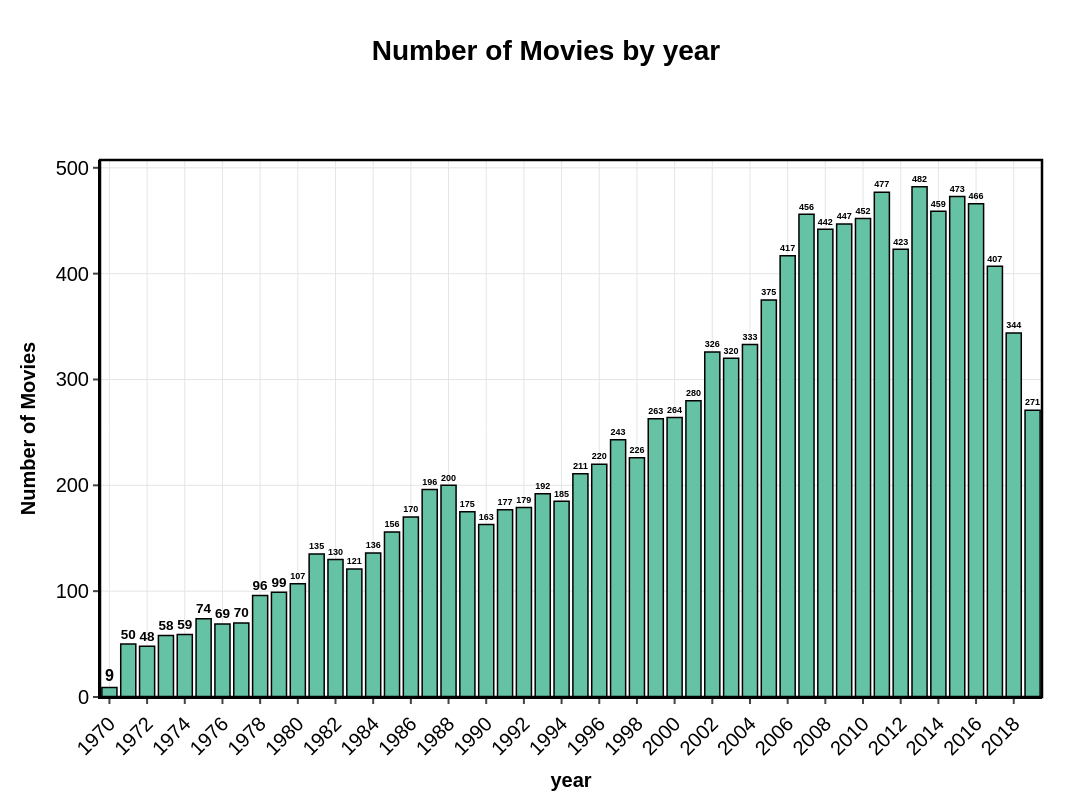

Notebook cell for this chart:
### Code cell
plot_and_export_categorical_distribution(movie, "year", "year", 0, False, True, "charts", True, True, filename_prefix='step_2')

### Figure 1 — Plotly figure (JSON) as saved in the notebook; plotly's stock layout.template omitted (floating-point values rounded to 4 significant figures)
{"data": [{"alignmentgroup": "True", "hovertemplate": "grouped=%{x}<br>total=%{text}<extra></extra>", "legendgroup": "1970", "marker": {"color": "#66C2A5", "line": {"color": "#000000", "width": 1.5}, "pattern": {"shape": ""}}, "name": "1970", "offsetgroup": "1970", "orientation": "v", "showlegend": true, "text": [9], "textangle": 0, "textfont": {"color": "#000000", "size": 16}, "textposition": "outside", "texttemplate": "<b>%{text:.0f}</b>", "type": "bar", "x": ["1970"], "xaxis": "x", "y": [9], "yaxis": "y"}, {"alignmentgroup": "True", "hovertemplate": "grouped=%{x}<br>total=%{text}<extra></extra>", "legendgroup": "1971", "marker": {"color": "#66C2A5", "line": {"color": "#000000", "width": 1.5}, "pattern": {"shape": ""}}, "name": "1971", "offsetgroup": "1971", "orientation": "v", "showlegend": true, "text": [50], "textangle": 0, "textfont": {"color": "#000000", "size": 16}, "textposition": "outside", "texttemplate": "<b>%{text:.0f}</b>", "type": "bar", "x": ["1971"], "xaxis": "x", "y": [50], "yaxis": "y"}, {"alignmentgroup": "True", "hovertemplate": "grouped=%{x}<br>total=%{text}<extra></extra>", "legendgroup": "1972", "marker": {"color": "#66C2A5", "line": {"color": "#000000", "width": 1.5}, "pattern": {"shape": ""}}, "name": "1972", "offsetgroup": "1972", "orientation": "v", "showlegend": true, "text": [48], "textangle": 0, "textfont": {"color": "#000000", "size": 16}, "textposition": "outside", "texttemplate": "<b>%{text:.0f}</b>", "type": "bar", "x": ["1972"], "xaxis": "x", "y": [48], "yaxis": "y"}, {"alignmentgroup": "True", "hovertemplate": "grouped=%{x}<br>total=%{text}<extra></extra>", "legendgroup": "1973", "marker": {"color": "#66C2A5", "line": {"color": "#000000", "width": 1.5}, "pattern": {"shape": ""}}, "name": "1973", "offsetgroup": "1973", "orientation": "v", "showlegend": true, "text": [58], "textangle": 0, "textfont": {"color": "#000000", "size": 16}, "textposition": "outside", "texttemplate": "<b>%{text:.0f}</b>", "type": "bar", "x": ["1973"], "xaxis": "x", "y": [58], "yaxis": "y"}, {"alignmentgroup": "True", "hovertemplate": "grouped=%{x}<br>total=%{text}<extra></extra>", "legendgroup": "1974", "marker": {"color": "#66C2A5", "line": {"color": "#000000", "width": 1.5}, "pattern": {"shape": ""}}, "name": "1974", "offsetgroup": "1974", "orientation": "v", "showlegend": true, "text": [59], "textangle": 0, "textfont": {"color": "#000000", "size": 16}, "textposition": "outside", "texttemplate": "<b>%{text:.0f}</b>", "type": "bar", "x": ["1974"], "xaxis": "x", "y": [59], "yaxis": "y"}, {"alignmentgroup": "True", "hovertemplate": "grouped=%{x}<br>total=%{text}<extra></extra>", "legendgroup": "1975", "marker": {"color": "#66C2A5", "line": {"color": "#000000", "width": 1.5}, "pattern": {"shape": ""}}, "name": "1975", "offsetgroup": "1975", "orientation": "v", "showlegend": true, "text": [74], "textangle": 0, "textfont": {"color": "#000000", "size": 16}, "textposition": "outside", "texttemplate": "<b>%{text:.0f}</b>", "type": "bar", "x": ["1975"], "xaxis": "x", "y": [74], "yaxis": "y"}, {"alignmentgroup": "True", "hovertemplate": "grouped=%{x}<br>total=%{text}<extra></extra>", "legendgroup": "1976", "marker": {"color": "#66C2A5", "line": {"color": "#000000", "width": 1.5}, "pattern": {"shape": ""}}, "name": "1976", "offsetgroup": "1976", "orientation": "v", "showlegend": true, "text": [69], "textangle": 0, "textfont": {"color": "#000000", "size": 16}, "textposition": "outside", "texttemplate": "<b>%{text:.0f}</b>", "type": "bar", "x": ["1976"], "xaxis": "x", "y": [69], "yaxis": "y"}, {"alignmentgroup": "True", "hovertemplate": "grouped=%{x}<br>total=%{text}<extra></extra>", "legendgroup": "1977", "marker": {"color": "#66C2A5", "line": {"color": "#000000", "width": 1.5}, "pattern": {"shape": ""}}, "name": "1977", "offsetgroup": "1977", "orientation": "v", "showlegend": true, "text": [70], "textangle": 0, "textfont": {"color": "#000000", "size": 16}, "textposition": "outside", "texttemplate": "<b>%{text:.0f}</b>", "type": "bar", "x": ["1977"], "xaxis": "x", "y": [70], "yaxis": "y"}, {"alignmentgroup": "True", "hovertemplate": "grouped=%{x}<br>total=%{text}<extra></extra>", "legendgroup": "1978", "marker": {"color": "#66C2A5", "line": {"color": "#000000", "width": 1.5}, "pattern": {"shape": ""}}, "name": "1978", "offsetgroup": "1978", "orientation": "v", "showlegend": true, "text": [96], "textangle": 0, "textfont": {"color": "#000000", "size": 16}, "textposition": "outside", "texttemplate": "<b>%{text:.0f}</b>", "type": "bar", "x": ["1978"], "xaxis": "x", "y": [96], "yaxis": "y"}, {"alignmentgroup": "True", "hovertemplate": "grouped=%{x}<br>total=%{text}<extra></extra>", "legendgroup": "1979", "marker": {"color": "#66C2A5", "line": {"color": "#000000", "width": 1.5}, "pattern": {"shape": ""}}, "name": "1979", "offsetgroup": "1979", "orientation": "v", "showlegend": true, "text": [99], "textangle": 0, "textfont": {"color": "#000000", "size": 16}, "textposition": "outside", "texttemplate": "<b>%{text:.0f}</b>", "type": "bar", "x": ["1979"], "xaxis": "x", "y": [99], "yaxis": "y"}, {"alignmentgroup": "True", "hovertemplate": "grouped=%{x}<br>total=%{text}<extra></extra>", "legendgroup": "1980", "marker": {"color": "#66C2A5", "line": {"color": "#000000", "width": 1.5}, "pattern": {"shape": ""}}, "name": "1980", "offsetgroup": "1980", "orientation": "v", "showlegend": true, "text": [107], "textangle": 0, "textfont": {"color": "#000000", "size": 16}, "textposition": "outside", "texttemplate": "<b>%{text:.0f}</b>", "type": "bar", "x": ["1980"], "xaxis": "x", "y": [107], "yaxis": "y"}, {"alignmentgroup": "True", "hovertemplate": "grouped=%{x}<br>total=%{text}<extra></extra>", "legendgroup": "1981", "marker": {"color": "#66C2A5", "line": {"color": "#000000", "width": 1.5}, "pattern": {"shape": ""}}, "name": "1981", "offsetgroup": "1981", "orientation": "v", "showlegend": true, "text": [135], "textangle": 0, "textfont": {"color": "#000000", "size": 16}, "textposition": "outside", "texttemplate": "<b>%{text:.0f}</b>", "type": "bar", "x": ["1981"], "xaxis": "x", "y": [135], "yaxis": "y"}, {"alignmentgroup": "True", "hovertemplate": "grouped=%{x}<br>total=%{text}<extra></extra>", "legendgroup": "1982", "marker": {"color": "#66C2A5", "line": {"color": "#000000", "width": 1.5}, "pattern": {"shape": ""}}, "name": "1982", "offsetgroup": "1982", "orientation": "v", "showlegend": true, "text": [130], "textangle": 0, "textfont": {"color": "#000000", "size": 16}, "textposition": "outside", "texttemplate": "<b>%{text:.0f}</b>", "type": "bar", "x": ["1982"], "xaxis": "x", "y": [130], "yaxis": "y"}, {"alignmentgroup": "True", "hovertemplate": "grouped=%{x}<br>total=%{text}<extra></extra>", "legendgroup": "1983", "marker": {"color": "#66C2A5", "line": {"color": "#000000", "width": 1.5}, "pattern": {"shape": ""}}, "name": "1983", "offsetgroup": "1983", "orientation": "v", "showlegend": true, "text": [121], "textangle": 0, "textfont": {"color": "#000000", "size": 16}, "textposition": "outside", "texttemplate": "<b>%{text:.0f}</b>", "type": "bar", "x": ["1983"], "xaxis": "x", "y": [121], "yaxis": "y"}, {"alignmentgroup": "True", "hovertemplate": "grouped=%{x}<br>total=%{text}<extra></extra>", "legendgroup": "1984", "marker": {"color": "#66C2A5", "line": {"color": "#000000", "width": 1.5}, "pattern": {"shape": ""}}, "name": "1984", "offsetgroup": "1984", "orientation": "v", "showlegend": true, "text": [136], "textangle": 0, "textfont": {"color": "#000000", "size": 16}, "textposition": "outside", "texttemplate": "<b>%{text:.0f}</b>", "type": "bar", "x": ["1984"], "xaxis": "x", "y": [136], "yaxis": "y"}, {"alignmentgroup": "True", "hovertemplate": "grouped=%{x}<br>total=%{text}<extra></extra>", "legendgroup": "1985", "marker": {"color": "#66C2A5", "line": {"color": "#000000", "width": 1.5}, "pattern": {"shape": ""}}, "name": "1985", "offsetgroup": "1985", "orientation": "v", "showlegend": true, "text": [156], "textangle": 0, "textfont": {"color": "#000000", "size": 16}, "textposition": "outside", "texttemplate": "<b>%{text:.0f}</b>", "type": "bar", "x": ["1985"], "xaxis": "x", "y": [156], "yaxis": "y"}, {"alignmentgroup": "True", "hovertemplate": "grouped=%{x}<br>total=%{text}<extra></extra>", "legendgroup": "1986", "marker": {"color": "#66C2A5", "line": {"color": "#000000", "width": 1.5}, "pattern": {"shape": ""}}, "name": "1986", "offsetgroup": "1986", "orientation": "v", "showlegend": true, "text": [170], "textangle": 0, "textfont": {"color": "#000000", "size": 16}, "textposition": "outside", "texttemplate": "<b>%{text:.0f}</b>", "type": "bar", "x": ["1986"], "xaxis": "x", "y": [170], "yaxis": "y"}, {"alignmentgroup": "True", "hovertemplate": "grouped=%{x}<br>total=%{text}<extra></extra>", "legendgroup": "1987", "marker": {"color": "#66C2A5", "line": {"color": "#000000", "width": 1.5}, "pattern": {"shape": ""}}, "name": "1987", "offsetgroup": "1987", "orientation": "v", "showlegend": true, "text": [196], "textangle": 0, "textfont": {"color": "#000000", "size": 16}, "textposition": "outside", "texttemplate": "<b>%{text:.0f}</b>", "type": "bar", "x": ["1987"], "xaxis": "x", "y": [196], "yaxis": "y"}, {"alignmentgroup": "True", "hovertemplate": "grouped=%{x}<br>total=%{text}<extra></extra>", "legendgroup": "1988", "marker": {"color": "#66C2A5", "line": {"color": "#000000", "width": 1.5}, "pattern": {"shape": ""}}, "name": "1988", "offsetgroup": "1988", "orientation": "v", "showlegend": true, "text": [200], "textangle": 0, "textfont": {"color": "#000000", "size": 16}, "textposition": "outside", "texttemplate": "<b>%{text:.0f}</b>", "type": "bar", "x": ["1988"], "xaxis": "x", "y": [200], "yaxis": "y"}, {"alignmentgroup": "True", "hovertemplate": "grouped=%{x}<br>total=%{text}<extra></extra>", "legendgroup": "1989", "marker": {"color": "#66C2A5", "line": {"color": "#000000", "width": 1.5}, "pattern": {"shape": ""}}, "name": "1989", "offsetgroup": "1989", "orientation": "v", "showlegend": true, "text": [175], "textangle": 0, "textfont": {"color": "#000000", "size": 16}, "textposition": "outside", "texttemplate": "<b>%{text:.0f}</b>", "type": "bar", "x": ["1989"], "xaxis": "x", "y": [175], "yaxis": "y"}, {"alignmentgroup": "True", "hovertemplate": "grouped=%{x}<br>total=%{text}<extra></extra>", "legendgroup": "1990", "marker": {"color": "#66C2A5", "line": {"color": "#000000", "width": 1.5}, "pattern": {"shape": ""}}, "name": "1990", "offsetgroup": "1990", "orientation": "v", "showlegend": true, "text": [163], "textangle": 0, "textfont": {"color": "#000000", "size": 16}, "textposition": "outside", "texttemplate": "<b>%{text:.0f}</b>", "type": "bar", "x": ["1990"], "xaxis": "x", "y": [163], "yaxis": "y"}, {"alignmentgroup": "True", "hovertemplate": "grouped=%{x}<br>total=%{text}<extra></extra>", "legendgroup": "1991", "marker": {"color": "#66C2A5", "line": {"color": "#000000", "width": 1.5}, "pattern": {"shape": ""}}, "name": "1991", "offsetgroup": "1991", "orientation": "v", "showlegend": true, "text": [177], "textangle": 0, "textfont": {"color": "#000000", "size": 16}, "textposition": "outside", "texttemplate": "<b>%{text:.0f}</b>", "type": "bar", "x": ["1991"], "xaxis": "x", "y": [177], "yaxis": "y"}, {"alignmentgroup": "True", "hovertemplate": "grouped=%{x}<br>total=%{text}<extra></extra>", "legendgroup": "1992", "marker": {"color": "#66C2A5", "line": {"color": "#000000", "width": 1.5}, "pattern": {"shape": ""}}, "name": "1992", "offsetgroup": "1992", "orientation": "v", "showlegend": true, "text": [179], "textangle": 0, "textfont": {"color": "#000000", "size": 16}, "textposition": "outside", "texttemplate": "<b>%{text:.0f}</b>", "type": "bar", "x": ["1992"], "xaxis": "x", "y": [179], "yaxis": "y"}, {"alignmentgroup": "True", "hovertemplate": "grouped=%{x}<br>total=%{text}<extra></extra>", "legendgroup": "1993", "marker": {"color": "#66C2A5", "line": {"color": "#000000", "width": 1.5}, "pattern": {"shape": ""}}, "name": "1993", "offsetgroup": "1993", "orientation": "v", "showlegend": true, "text": [192], "textangle": 0, "textfont": {"color": "#000000", "size": 16}, "textposition": "outside", "texttemplate": "<b>%{text:.0f}</b>", "type": "bar", "x": ["1993"], "xaxis": "x", "y": [192], "yaxis": "y"}, {"alignmentgroup": "True", "hovertemplate": "grouped=%{x}<br>total=%{text}<extra></extra>", "legendgroup": "1994", "marker": {"color": "#66C2A5", "line": {"color": "#000000", "width": 1.5}, "pattern": {"shape": ""}}, "name": "1994", "offsetgroup": "1994", "orientation": "v", "showlegend": true, "text": [185], "textangle": 0, "textfont": {"color": "#000000", "size": 16}, "textposition": "outside", "texttemplate": "<b>%{text:.0f}</b>", "type": "bar", "x": ["1994"], "xaxis": "x", "y": [185], "yaxis": "y"}, {"alignmentgroup": "True", "hovertemplate": "grouped=%{x}<br>total=%{text}<extra></extra>", "legendgroup": "1995", "marker": {"color": "#66C2A5", "line": {"color": "#000000", "width": 1.5}, "pattern": {"shape": ""}}, "name": "1995", "offsetgroup": "1995", "orientation": "v", "showlegend": true, "text": [211], "textangle": 0, "textfont": {"color": "#000000", "size": 16}, "textposition": "outside", "texttemplate": "<b>%{text:.0f}</b>", "type": "bar", "x": ["1995"], "xaxis": "x", "y": [211], "yaxis": "y"}, {"alignmentgroup": "True", "hovertemplate": "grouped=%{x}<br>total=%{text}<extra></extra>", "legendgroup": "1996", "marker": {"color": "#66C2A5", "line": {"color": "#000000", "width": 1.5}, "pattern": {"shape": ""}}, "name": "1996", "offsetgroup": "1996", "orientation": "v", "showlegend": true, "text": [220], "textangle": 0, "textfont": {"color": "#000000", "size": 16}, "textposition": "outside", "texttemplate": "<b>%{text:.0f}</b>", "type": "bar", "x": ["1996"], "xaxis": "x", "y": [220], "yaxis": "y"}, {"alignmentgroup": "True", "hovertemplate": "grouped=%{x}<br>total=%{text}<extra></extra>", "legendgroup": "1997", "marker": {"color": "#66C2A5", "line": {"color": "#000000", "width": 1.5}, "pattern": {"shape": ""}}, "name": "1997", "offsetgroup": "1997", "orientation": "v", "showlegend": true, "text": [243], "textangle": 0, "textfont": {"color": "#000000", "size": 16}, "textposition": "outside", "texttemplate": "<b>%{text:.0f}</b>", "type": "bar", "x": ["1997"], "xaxis": "x", "y": [243], "yaxis": "y"}, {"alignmentgroup": "True", "hovertemplate": "grouped=%{x}<br>total=%{text}<extra></extra>", "legendgroup": "1998", "marker": {"color": "#66C2A5", "line": {"color": "#000000", "width": 1.5}, "pattern": {"shape": ""}}, "name": "1998", "offsetgroup": "1998", "orientation": "v", "showlegend": true, "text": [226], "textangle": 0, "textfont": {"color": "#000000", "size": 16}, "textposition": "outside", "texttemplate": "<b>%{text:.0f}</b>", "type": "bar", "x": ["1998"], "xaxis": "x", "y": [226], "yaxis": "y"}, {"alignmentgroup": "True", "hovertemplate": "grouped=%{x}<br>total=%{text}<extra></extra>", "legendgroup": "1999", "marker": {"color": "#66C2A5", "line": {"color": "#000000", "width": 1.5}, "pattern": {"shape": ""}}, "name": "1999", "offsetgroup": "1999", "orientation": "v", "showlegend": true, "text": [263], "textangle": 0, "textfont": {"color": "#000000", "size": 16}, "textposition": "outside", "texttemplate": "<b>%{text:.0f}</b>", "type": "bar", "x": ["1999"], "xaxis": "x", "y": [263], "yaxis": "y"}, {"alignmentgroup": "True", "hovertemplate": "grouped=%{x}<br>total=%{text}<extra></extra>", "legendgroup": "2000", "marker": {"color": "#66C2A5", "line": {"color": "#000000", "width": 1.5}, "pattern": {"shape": ""}}, "name": "2000", "offsetgroup": "2000", "orientation": "v", "showlegend": true, "text": [264], "textangle": 0, "textfont": {"color": "#000000", "size": 16}, "textposition": "outside", "texttemplate": "<b>%{text:.0f}</b>", "type": "bar", "x": ["2000"], "xaxis": "x", "y": [264], "yaxis": "y"}, {"alignmentgroup": "True", "hovertemplate": "grouped=%{x}<br>total=%{text}<extra></extra>", "legendgroup": "2001", "marker": {"color": "#66C2A5", "line": {"color": "#000000", "width": 1.5}, "pattern": {"shape": ""}}, "name": "2001", "offsetgroup": "2001", "orientation": "v", "showlegend": true, "text": [280], "textangle": 0, "textfont": {"color": "#000000", "size": 16}, "textposition": "outside", "texttemplate": "<b>%{text:.0f}</b>", "type": "bar", "x": ["2001"], "xaxis": "x", "y": [280], "yaxis": "y"}, {"alignmentgroup": "True", "hovertemplate": "grouped=%{x}<br>total=%{text}<extra></extra>", "legendgroup": "2002", "marker": {"color": "#66C2A5", "line": {"color": "#000000", "width": 1.5}, "pattern": {"shape": ""}}, "name": "2002", "offsetgroup": "2002", "orientation": "v", "showlegend": true, "text": [326], "textangle": 0, "textfont": {"color": "#000000", "size": 16}, "textposition": "outside", "texttemplate": "<b>%{text:.0f}</b>", "type": "bar", "x": ["2002"], "xaxis": "x", "y": [326], "yaxis": "y"}, {"alignmentgroup": "True", "hovertemplate": "grouped=%{x}<br>total=%{text}<extra></extra>", "legendgroup": "2003", "marker": {"color": "#66C2A5", "line": {"color": "#000000", "width": 1.5}, "pattern": {"shape": ""}}, "name": "2003", "offsetgroup": "2003", "orientation": "v", "showlegend": true, "text": [320], "textangle": 0, "textfont": {"color": "#000000", "size": 16}, "textposition": "outside", "texttemplate": "<b>%{text:.0f}</b>", "type": "bar", "x": ["2003"], "xaxis": "x", "y": [320], "yaxis": "y"}, {"alignmentgroup": "True", "hovertemplate": "grouped=%{x}<br>total=%{text}<extra></extra>", "legendgroup": "2004", "marker": {"color": "#66C2A5", "line": {"color": "#000000", "width": 1.5}, "pattern": {"shape": ""}}, "name": "2004", "offsetgroup": "2004", "orientation": "v", "showlegend": true, "text": [333], "textangle": 0, "textfont": {"color": "#000000", "size": 16}, "textposition": "outside", "texttemplate": "<b>%{text:.0f}</b>", "type": "bar", "x": ["2004"], "xaxis": "x", "y": [333], "yaxis": "y"}, {"alignmentgroup": "True", "hovertemplate": "grouped=%{x}<br>total=%{text}<extra></extra>", "legendgroup": "2005", "marker": {"color": "#66C2A5", "line": {"color": "#000000", "width": 1.5}, "pattern": {"shape": ""}}, "name": "2005", "offsetgroup": "2005", "orientation": "v", "showlegend": true, "text": [375], "textangle": 0, "textfont": {"color": "#000000", "size": 16}, "textposition": "outside", "texttemplate": "<b>%{text:.0f}</b>", "type": "bar", "x": ["2005"], "xaxis": "x", "y": [375], "yaxis": "y"}, {"alignmentgroup": "True", "hovertemplate": "grouped=%{x}<br>total=%{text}<extra></extra>", "legendgroup": "2006", "marker": {"color": "#66C2A5", "line": {"color": "#000000", "width": 1.5}, "pattern": {"shape": ""}}, "name": "2006", "offsetgroup": "2006", "orientation": "v", "showlegend": true, "text": [417], "textangle": 0, "textfont": {"color": "#000000", "size": 16}, "textposition": "outside", "texttemplate": "<b>%{text:.0f}</b>", "type": "bar", "x": ["2006"], "xaxis": "x", "y": [417], "yaxis": "y"}, {"alignmentgroup": "True", "hovertemplate": "grouped=%{x}<br>total=%{text}<extra></extra>", "legendgroup": "2007", "marker": {"color": "#66C2A5", "line": {"color": "#000000", "width": 1.5}, "pattern": {"shape": ""}}, "name": "2007", "offsetgroup": "2007", "orientation": "v", "showlegend": true, "text": [456], "textangle": 0, "textfont": {"color": "#000000", "size": 16}, "textposition": "outside", "texttemplate": "<b>%{text:.0f}</b>", "type": "bar", "x": ["2007"], "xaxis": "x", "y": [456], "yaxis": "y"}, {"alignmentgroup": "True", "hovertemplate": "grouped=%{x}<br>total=%{text}<extra></extra>", "legendgroup": "2008", "marker": {"color": "#66C2A5", "line": {"color": "#000000", "width": 1.5}, "pattern": {"shape": ""}}, "name": "2008", "offsetgroup": "2008", "orientation": "v", "showlegend": true, "text": [442], "textangle": 0, "textfont": {"color": "#000000", "size": 16}, "textposition": "outside", "texttemplate": "<b>%{text:.0f}</b>", "type": "bar", "x": ["2008"], "xaxis": "x", "y": [442], "yaxis": "y"}, {"alignmentgroup": "True", "hovertemplate": "grouped=%{x}<br>total=%{text}<extra></extra>", "legendgroup": "2009", "marker": {"color": "#66C2A5", "line": {"color": "#000000", "width": 1.5}, "pattern": {"shape": ""}}, "name": "2009", "offsetgroup": "2009", "orientation": "v", "showlegend": true, "text": [447], "textangle": 0, "textfont": {"color": "#000000", "size": 16}, "textposition": "outside", "texttemplate": "<b>%{text:.0f}</b>", "type": "bar", "x": ["2009"], "xaxis": "x", "y": [447], "yaxis": "y"}, {"alignmentgroup": "True", "hovertemplate": "grouped=%{x}<br>total=%{text}<extra></extra>", "legendgroup": "2010", "marker": {"color": "#66C2A5", "line": {"color": "#000000", "width": 1.5}, "pattern": {"shape": ""}}, "name": "2010", "offsetgroup": "2010", "orientation": "v", "showlegend": true, "text": [452], "textangle": 0, "textfont": {"color": "#000000", "size": 16}, "textposition": "outside", "texttemplate": "<b>%{text:.0f}</b>", "type": "bar", "x": ["2010"], "xaxis": "x", "y": [452], "yaxis": "y"}, {"alignmentgroup": "True", "hovertemplate": "grouped=%{x}<br>total=%{text}<extra></extra>", "legendgroup": "2011", "marker": {"color": "#66C2A5", "line": {"color": "#000000", "width": 1.5}, "pattern": {"shape": ""}}, "name": "2011", "offsetgroup": "2011", "orientation": "v", "showlegend": true, "text": [477], "textangle": 0, "textfont": {"color": "#000000", "size": 16}, "textposition": "outside", "texttemplate": "<b>%{text:.0f}</b>", "type": "bar", "x": ["2011"], "xaxis": "x", "y": [477], "yaxis": "y"}, {"alignmentgroup": "True", "hovertemplate": "grouped=%{x}<br>total=%{text}<extra></extra>", "legendgroup": "2012", "marker": {"color": "#66C2A5", "line": {"color": "#000000", "width": 1.5}, "pattern": {"shape": ""}}, "name": "2012", "offsetgroup": "2012", "orientation": "v", "showlegend": true, "text": [423], "textangle": 0, "textfont": {"color": "#000000", "size": 16}, "textposition": "outside", "texttemplate": "<b>%{text:.0f}</b>", "type": "bar", "x": ["2012"], "xaxis": "x", "y": [423], "yaxis": "y"}, {"alignmentgroup": "True", "hovertemplate": "grouped=%{x}<br>total=%{text}<extra></extra>", "legendgroup": "2013", "marker": {"color": "#66C2A5", "line": {"color": "#000000", "width": 1.5}, "pattern": {"shape": ""}}, "name": "2013", "offsetgroup": "2013", "orientation": "v", "showlegend": true, "text": [482], "textangle": 0, "textfont": {"color": "#000000", "size": 16}, "textposition": "outside", "texttemplate": "<b>%{text:.0f}</b>", "type": "bar", "x": ["2013"], "xaxis": "x", "y": [482], "yaxis": "y"}, {"alignmentgroup": "True", "hovertemplate": "grouped=%{x}<br>total=%{text}<extra></extra>", "legendgroup": "2014", "marker": {"color": "#66C2A5", "line": {"color": "#000000", "width": 1.5}, "pattern": {"shape": ""}}, "name": "2014", "offsetgroup": "2014", "orientation": "v", "showlegend": true, "text": [459], "textangle": 0, "textfont": {"color": "#000000", "size": 16}, "textposition": "outside", "texttemplate": "<b>%{text:.0f}</b>", "type": "bar", "x": ["2014"], "xaxis": "x", "y": [459], "yaxis": "y"}, {"alignmentgroup": "True", "hovertemplate": "grouped=%{x}<br>total=%{text}<extra></extra>", "legendgroup": "2015", "marker": {"color": "#66C2A5", "line": {"color": "#000000", "width": 1.5}, "pattern": {"shape": ""}}, "name": "2015", "offsetgroup": "2015", "orientation": "v", "showlegend": true, "text": [473], "textangle": 0, "textfont": {"color": "#000000", "size": 16}, "textposition": "outside", "texttemplate": "<b>%{text:.0f}</b>", "type": "bar", "x": ["2015"], "xaxis": "x", "y": [473], "yaxis": "y"}, {"alignmentgroup": "True", "hovertemplate": "grouped=%{x}<br>total=%{text}<extra></extra>", "legendgroup": "2016", "marker": {"color": "#66C2A5", "line": {"color": "#000000", "width": 1.5}, "pattern": {"shape": ""}}, "name": "2016", "offsetgroup": "2016", "orientation": "v", "showlegend": true, "text": [466], "textangle": 0, "textfont": {"color": "#000000", "size": 16}, "textposition": "outside", "texttemplate": "<b>%{text:.0f}</b>", "type": "bar", "x": ["2016"], "xaxis": "x", "y": [466], "yaxis": "y"}, {"alignmentgroup": "True", "hovertemplate": "grouped=%{x}<br>total=%{text}<extra></extra>", "legendgroup": "2017", "marker": {"color": "#66C2A5", "line": {"color": "#000000", "width": 1.5}, "pattern": {"shape": ""}}, "name": "2017", "offsetgroup": "2017", "orientation": "v", "showlegend": true, "text": [407], "textangle": 0, "textfont": {"color": "#000000", "size": 16}, "textposition": "outside", "texttemplate": "<b>%{text:.0f}</b>", "type": "bar", "x": ["2017"], "xaxis": "x", "y": [407], "yaxis": "y"}, {"alignmentgroup": "True", "hovertemplate": "grouped=%{x}<br>total=%{text}<extra></extra>", "legendgroup": "2018", "marker": {"color": "#66C2A5", "line": {"color": "#000000", "width": 1.5}, "pattern": {"shape": ""}}, "name": "2018", "offsetgroup": "2018", "orientation": "v", "showlegend": true, "text": [344], "textangle": 0, "textfont": {"color": "#000000", "size": 16}, "textposition": "outside", "texttemplate": "<b>%{text:.0f}</b>", "type": "bar", "x": ["2018"], "xaxis": "x", "y": [344], "yaxis": "y"}, {"alignmentgroup": "True", "hovertemplate": "grouped=%{x}<br>total=%{text}<extra></extra>", "legendgroup": "2019", "marker": {"color": "#66C2A5", "line": {"color": "#000000", "width": 1.5}, "pattern": {"shape": ""}}, "name": "2019", "offsetgroup": "2019", "orientation": "v", "showlegend": true, "text": [271], "textangle": 0, "textfont": {"color": "#000000", "size": 16}, "textposition": "outside", "texttemplate": "<b>%{text:.0f}</b>", "type": "bar", "x": ["2019"], "xaxis": "x", "y": [271], "yaxis": "y"}], "layout": {"bargap": 0.2, "barmode": "relative", "font": {"color": "#000000", "family": "Arial", "size": 20}, "height": 800, "legend": {"bgcolor": "rgba(255, 255, 255, 0.8)", "bordercolor": "#000000", "borderwidth": 2.5, "font": {"size": 20}, "orientation": "h", "title": {"text": "grouped"}, "tracegroupgap": 0, "x": 1, "xanchor": "right", "y": 1.02, "yanchor": "bottom"}, "margin": {"b": 80, "l": 100, "r": 50, "t": 160}, "paper_bgcolor": "white", "plot_bgcolor": "white", "shapes": [{"fillcolor": "rgba(0,0,0,0)", "line": {"color": "#000000", "width": 2.5}, "type": "rect", "x0": 0, "x1": 1, "xref": "paper", "y0": 0, "y1": 1, "yref": "paper"}], "showlegend": false, "title": {"font": {"color": "#000000", "size": 28}, "text": "<b>Number of Movies by year</b>", "x": 0.5, "xanchor": "center", "y": 0.95, "yanchor": "top"}, "width": 1200, "xaxis": {"anchor": "y", "categoryarray": ["1970", "1971", "1972", "1973", "1974", "1975", "1976", "1977", "1978", "1979", "1980", "1981", "1982", "1983", "1984", "1985", "1986", "1987", "1988", "1989", "1990", "1991", "1992", "1993", "1994", "1995", "1996", "1997", "1998", "1999", "2000", "2001", "2002", "2003", "2004", "2005", "2006", "2007", "2008", "2009", "2010", "2011", "2012", "2013", "2014", "2015", "2016", "2017", "2018", "2019"], "categoryorder": "array", "domain": [0, 1], "gridcolor": "#E5E5E5", "gridwidth": 1, "linecolor": "#000000", "linewidth": 2, "showgrid": true, "tickangle": -45, "tickfont": {"size": 20}, "ticks": "outside", "tickwidth": 2, "title": {"font": {"color": "#000000", "size": 20}, "text": "<b>year</b>"}}, "yaxis": {"anchor": "x", "domain": [0, 1], "gridcolor": "#E5E5E5", "gridwidth": 1, "linecolor": "#000000", "linewidth": 2, "showgrid": true, "tickfont": {"size": 20}, "ticks": "outside", "tickwidth": 2, "title": {"font": {"color": "#000000", "size": 20}, "text": "<b>Number of Movies</b>"}, "type": "linear", "zeroline": true, "zerolinecolor": "#000000", "zerolinewidth": 2}}}
